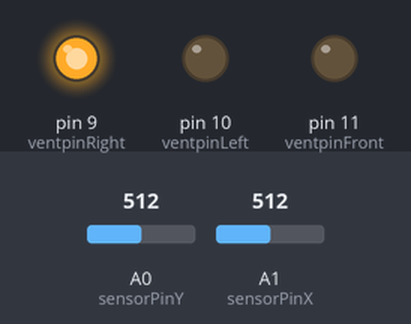
The sketch below on a simulated Arduino Uno, built with avr-gcc and run on an emulated ATmega328P. Shown: output pins drawn as LEDs (lit = HIGH). The inputs (shaded band) are chosen by the test bench; at power-on: A0 (sensorPinY) = 512, A1 (sensorPinX) = 512.

Above: at 1.2 s.
1.3 s: A0 (sensorPinY) set to 486
At 1.6 s:
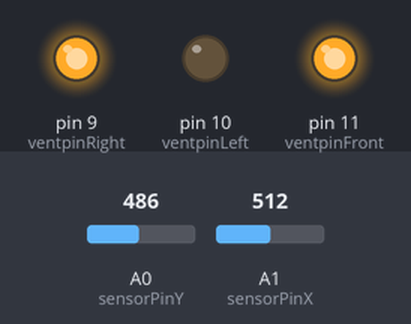
2.8 s: A1 (sensorPinX) set to 505
At 3.9 s:
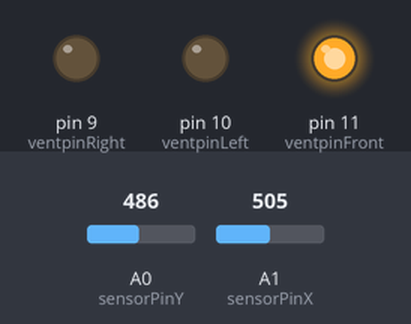
4.3 s: A0 (sensorPinY) set to 511
At 5.0 s:
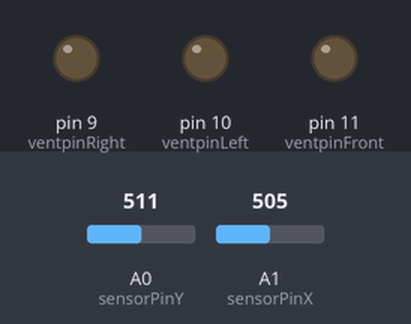
5.8 s: A1 (sensorPinX) set to 306
At 6.5 s:
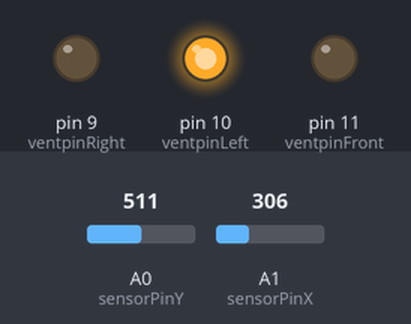
7.3 s: A0 (sensorPinY) set to 495
At 8.5 s:
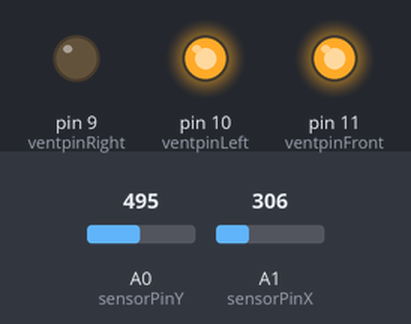
8.8 s: A0 (sensorPinY) set to 512
At 9.6 s:
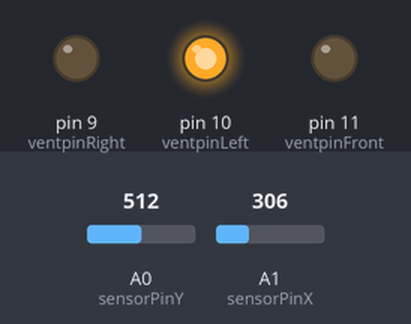
Timing chart, 0 to 11.3 s (numbered marks = the images above; inputs shaded):
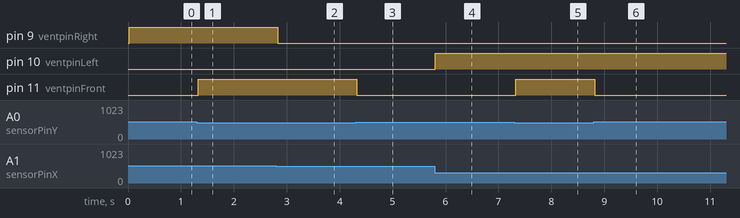

Measured:
- the behaviour switches between 505 and 504 on A0 (sensorPinY) (found by bisection; images 0 and 1)
- the behaviour switches between 506 and 505 on A1 (sensorPinX) (found by bisection; images 1 and 2)
- after the input at 1.3 s, pin 11 (ventpinFront): LOW → HIGH at once
- after the input at 2.8 s, pin 9 (ventpinRight): HIGH → LOW at once
- after the input at 4.3 s, pin 11 (ventpinFront): HIGH → LOW at once
- after the input at 5.8 s, pin 10 (ventpinLeft): LOW → HIGH at once
- after the input at 7.3 s, pin 11 (ventpinFront): LOW → HIGH at once
- after the input at 8.8 s, pin 11 (ventpinFront): HIGH → LOW at once

The sketch:

_3_Vents_digital.pde
```cpp
//Accelerometer
int sensorPinX = 1;
int sensorPinY = 0;

int ventpinRight = 9;
int ventpinLeft = 10;
int ventpinFront = 11;

long sensorValueX = 0;
long sensorValueY = 0;

void setup()
{
  Serial.begin(9600);
  pinMode(ventpinRight, OUTPUT);
  pinMode(ventpinLeft, OUTPUT);
  pinMode(ventpinFront, OUTPUT);
}

void loop()
{
  int i = 0;
  //Messure 100 times on x and y pin, and take the average
  for(i; i < 100; i++)
  {
    sensorValueX += analogRead(sensorPinX);
    sensorValueY += analogRead(sensorPinY);
  }
  sensorValueX /= i+1;            //Calc the average
  sensorValueY /= i+1;            //Calc the average
  //Turn the three vents
  TurnVents();
}

//Table with the values from CERTEC end DUMLE
/********************** CERTEC values *************************
NUL:		x = 502,5	y = 508
LEFT:	        x = 498
RIGHT:	        x = 506
FRONT:			y = 503
BACK:			y = 510
****************************************************************/
/********************** DUMLE values ****************************
NUL:		x: 504	y: 509
LEFT	x: 500
RIGHT	x: 508
FRONT			y: 502
BACK			y: 511
*************************************************/

void TurnVents()
{
  //Variables right, left and front used to be analog values, butwe ended up being digital (0/255)
  int right;                            //Indicates how much to turn the right vent
  if(sensorValueX > 505)
  {
    right = 255;
  }
  else
  {
    right = 0;
  }
  analogWrite(ventpinRight, right);    //Turn vent

  int left;                            //Indicates how much to turn the left vent
  if(sensorValueX < 502)
  {
    left = 255;
  }
  else
  {
    left = 0;
  }
  analogWrite(ventpinLeft, left);    //Turn vent

  int front;                            //Indicates how much to turn the front vent
  if(sensorValueY < 505)
  {
    front = 255;
  }
  else
  {
    front = 0;
  }
  analogWrite(ventpinFront, front);    //Turn vent
}
```
